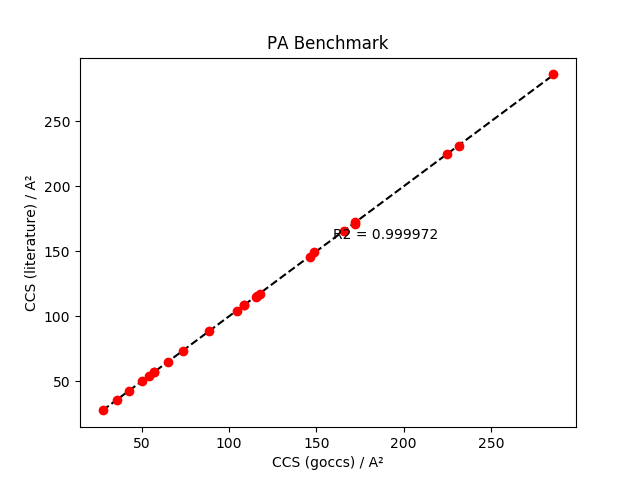

Write Python code to recreate this figure.
# Copyright (C) 2017-2018  Jan Wollschläger <[email redacted]>
# This file is part of goccs.
#
# goccs is free software: you can redistribute it and/or modify
# it under the terms of the GNU General Public License as published by
# the Free Software Foundation, either version 3 of the License, or
# (at your option) any later version.
#
# This program is distributed in the hope that it will be useful,
# but WITHOUT ANY WARRANTY; without even the implied warranty of
# MERCHANTABILITY or FITNESS FOR A PARTICULAR PURPOSE.  See the
# GNU General Public License for more details.
#
# You should have received a copy of the GNU General Public License
# along with this program.  If not, see <http://www.gnu.org/licenses/>.

import subprocess

from matplotlib import pyplot as plt
from scipy.stats import linregress
import numpy as np


def test_pa_ccs():

	pa_ccs_ref = {
            "methane": 27.499, "ethane": 35.806, "propane": 42.457,
            "butane": 50.114, "pentane": 57.079, "adamantane": 64.799,
            "penguinone": 73.598, "barrelene": 56.733,
            "hirsutene": 88.677, "testosterone": 108.71,
            "paclitaxel": 231.00, "abacavir": 117.27,
            "ciclosporin": 286.18, "codeine": 104.30,
            "talinolol": 165.93, "yangonin": 115.52,
            "vernakalant": 145.82, "octabenzone": 149.15,
            "melatonin": 108.92, "epirubicin": 172.70,
            "alprenolol": 115.17, "trioxifene": 171.34,
            "methylaminoethanol": 53.907,
            "nanokid": 225.19,

	}
	pxs,pys=[],[]
	for name in pa_ccs_ref:
		ref_ccs = pa_ccs_ref[name]
		cmd = "~/go/src/goccs/bin/goccs_linux_386 --xyzfile ~/go/src/goccs/xyz/{}.xyz --parameters mobcal"
		cmd = cmd.format(name)
		ccs = str(subprocess.check_output(cmd, shell=True),'utf-8')
		ccs = ccs.strip().split('\n')[-1]
		ccs = float(ccs)
		#ccs = os.system()
		print('{} (should be {})'.format(ccs,ref_ccs))
		pxs.append(ccs)
		pys.append(ref_ccs)
	slope, intercept, r_value, p_value, std_err = linregress(pxs, pys)
	fit_xs = np.linspace(min(pxs),max(pxs),50)
	fit_ys = [slope*fx+intercept for fx in fit_xs]
	plt.plot(fit_xs,fit_ys,'--',color='black')
	plt.plot(pxs,pys,'ro')
	plt.text(fit_xs[25],fit_ys[25],'R2 = {:.6f}'.format(r_value**2))
	plt.title("PA Benchmark")
	plt.xlabel("CCS (goccs) / A²")
	plt.ylabel("CCS (literature) / A²")
	plt.savefig('benchmark_pa.png')
	plt.show()



if __name__ == '__main__':
	test_pa_ccs()
